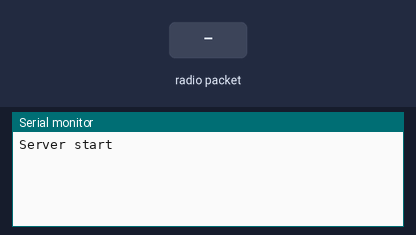
This sketch was run on a simulated Arduino Uno, built with avr-gcc and run on an emulated ATmega328P. Parts: the last lines printed to the serial monitor. The inputs (shaded band) are chosen by the test bench. Random numbers use the default seed unless the sketch sets one; no radio packets arrive unless stated.

Above: at 1.2 s.
1.3 s: radio packet "67" arrives
At 2.4 s:
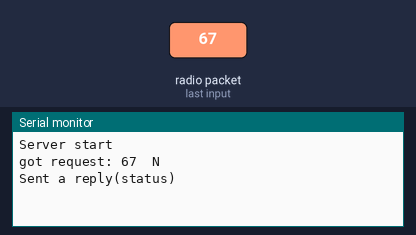
2.8 s: radio packet "200" arrives
At 3.6 s:
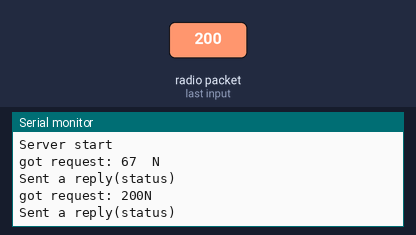

The sketch:

nrf24_server.ino
```cpp
// nrf24_server.pde
// -*- mode: C++ -*-
// Example sketch showing how to create a simple messageing server
// with the RH_NRF24 class. RH_NRF24 class does not provide for addressing or
// reliability, so you should only use RH_NRF24  if you do not need the higher
// level messaging abilities.
// It is designed to work with the other example nrf24_client
// Tested on Uno with Sparkfun NRF25L01 module
// Tested on Anarduino Mini (http://www.anarduino.com/mini/) with RFM73 module
// Tested on Arduino Mega with Sparkfun WRL-00691 NRF25L01 module

#include <SPI.h>
#include <RH_NRF24.h>

// Singleton instance of the radio driver
 RH_NRF24 nrf24(8, 10);
//#define AlarmPin
#define DoorPin 1
#define Window1Pin 2
#define Window2Pin 3
#define Window3Pin 4
#define Window4Pin 5
#define PirPin 6
#define WaterPin 7
#define LightPin 8
#define LightPin2 9

static String reading[10];
static String switching[3];
uint8_t repl[4]="Nok"; //helper variablr for function return
void setup()
{

//    pinMode(1,INPUT);
//    pinMode(2,INPUT);
//    pinMode(3,INPUT);
//    pinMode(4,INPUT);
//    pinMode(5,INPUT);
//    pinMode(6,INPUT);
//    pinMode(7,INPUT);
//    pinMode(8,INPUT);
//    pinMode(9,INPUT);
//
//    pinMode(10,OUTPUT);
//    pinMode(11,OUTPUT);
//    pinMode(12,OUTPUT);

//##################################################################
//testing without connecting anything
randomSeed(analogRead(0));

    reading[0]="All";
    reading[1]=DoorPin;
    reading[2]=Window1Pin;
    reading[3]=Window2Pin;
    reading[4]=Window3Pin;
    reading[5]=Window4Pin;
    reading[6]=PirPin;
    reading[7]=WaterPin;
    reading[8]=LightPin;
    reading[9]=LightPin2;

    switching[0]=WaterPin;
    switching[1]=LightPin;
    switching[2]=LightPin2;


  Serial.begin(9600);
  while (!Serial)
    ; // wait for serial port to connect
  if (!nrf24.init())
    Serial.println("init failed");
  // Defaults after init are 2.402 GHz (channel 2), 2Mbps, 0dBm
  if (!nrf24.setChannel(1))
    Serial.println("setChannel failed");
  if (!nrf24.setRF(RH_NRF24::DataRate2Mbps, RH_NRF24::TransmitPower0dBm))
    Serial.println("setRF failed");
 Serial.println("Server start");
}

void loop()
{
  if (nrf24.available())
  {
    // Should be a message for us now
    uint8_t buf[RH_NRF24_MAX_MESSAGE_LEN];
    uint8_t len = sizeof(buf);
    if (nrf24.recv(buf, &len))
    {
//      RF24::printBuffer("request: ", buf, len);
      Serial.print("got request: ");
      Serial.println((char*)buf);
//      Serial.print("RSSI: ");
//      Serial.println((uint8_t)rf24.lastRssi(), DEC);

    int ch=*buf-'0';
   if(ch==67){//corresponds to "s" sent from client
    while(!nrf24.available())
    {}
       if (nrf24.recv(buf, &len))
       {
         change_status(*buf);
         uint8_t data[4] ={*repl};
         nrf24.send(repl, sizeof(repl));
         nrf24.waitPacketSent();
         Serial.println("Sent a reply(result) ");
       }
    //}

  }
  else{
         read_status(*buf);
         uint8_t data[4] ={*repl};
         nrf24.send(repl, sizeof(repl));
         nrf24.waitPacketSent();
         Serial.println("Sent a reply(status) ");
  }
    }
    else
    {
      Serial.println("recv failed");
    }
  }
}


//String read_status(int sens){
//  if(digitalRead(reading[(sens-'0')]) == 1) return "On"
//  else return "Off"
//}
//
//
//char change_status(int sens){
//  digitalWrite(switching[(sens-'0')]);
//  return "k"
//}
//##################################################################
//testing without connecting anything


void read_status(uint8_t sens){
  int randomnumber = random(1);
//Serial.print(sens- '0');
  String str;
  if(randomnumber == 0){
    str="On ";
    }
  else {
    str="Off";
  }
  str.getBytes(repl, 4);
}


void change_status(uint8_t sens){
  String str="is ";
  str.getBytes(repl, 4);
}
```

Measured:
- after the input at 1.3 s, the serial monitor: prints a new line at once (image 1)
- after the input at 2.8 s, the serial monitor: prints a new line at once (image 2)
